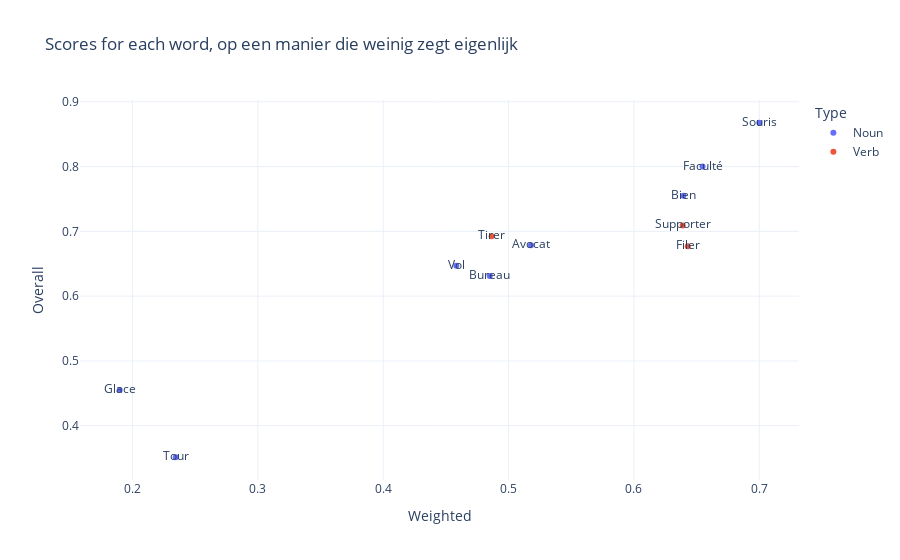
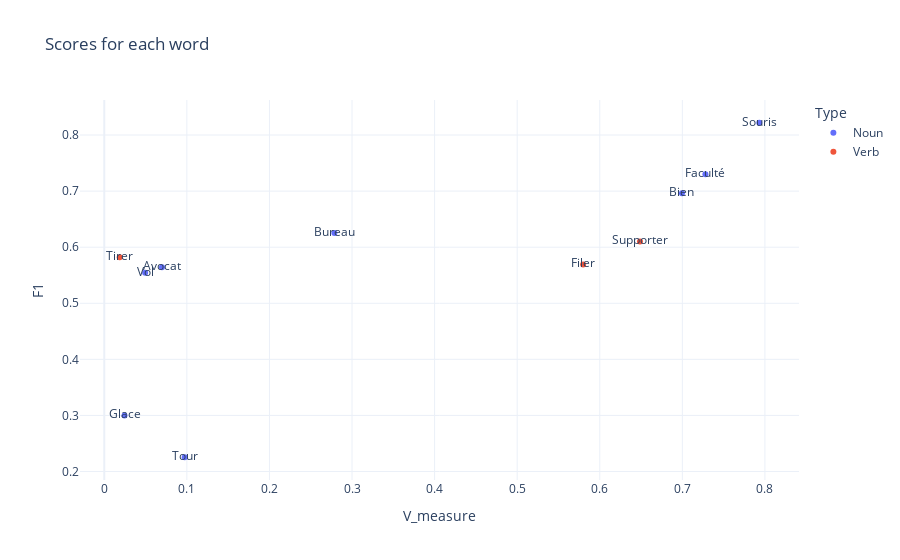

Notebook source saved alongside these figures, in order:
### Code cell
fig_zegt_weinig = px.scatter(df_agg, x="Weighted", y="Overall", text=df_agg.index, color="Type", title="Scores for each word, op een manier die weinig zegt eigenlijk",template="plotly_white")
fig_zegt_weinig.show()
fig_zegt_weinig = px.scatter(df_agg, x="Weighted", y="Overall", text=df_agg.index, color="Type", title="Scores for each word, op een manier die weinig zegt eigenlijk",template="plotly_white")
fig = px.scatter(df_agg, x="V_measure", y="F1", text=df_agg.index, color="Type", title="Scores for each word",template="plotly_white")
fig.show()

### Figure 1 — Plotly figure (JSON) as saved in the notebook; plotly's stock layout.template omitted (floating-point values rounded to 4 significant figures)
{"data": [{"hovertemplate": "Type=Noun<br>Weighted=%{x}<br>Overall=%{y}<br>index=%{text}<extra></extra>", "legendgroup": "Noun", "marker": {"color": "#636efa", "symbol": "circle"}, "mode": "markers+text", "name": "Noun", "orientation": "v", "showlegend": true, "text": ["Avocat", "Bien", "Bureau", "Faculté", "Glace", "Souris", "Tour", "Vol"], "x": [0.5179, 0.6395, 0.485, 0.6548, 0.1898, 0.7, 0.2345, 0.4583], "xaxis": "x", "y": [0.6786, 0.7551, 0.6311, 0.8, 0.4553, 0.8676, 0.3514, 0.6471], "yaxis": "y", "type": "scatter"}, {"hovertemplate": "Type=Verb<br>Weighted=%{x}<br>Overall=%{y}<br>index=%{text}<extra></extra>", "legendgroup": "Verb", "marker": {"color": "#EF553B", "symbol": "circle"}, "mode": "markers+text", "name": "Verb", "orientation": "v", "showlegend": true, "text": ["Filer", "Supporter", "Tirer"], "x": [0.6429, 0.6389, 0.4865], "xaxis": "x", "y": [0.6771, 0.7091, 0.6923], "yaxis": "y", "type": "scatter"}], "layout": {"xaxis": {"anchor": "y", "domain": [0.0, 1.0], "title": {"text": "Weighted"}}, "yaxis": {"anchor": "x", "domain": [0.0, 1.0], "title": {"text": "Overall"}}, "legend": {"title": {"text": "Type"}, "tracegroupgap": 0}, "title": {"text": "Scores for each word, op een manier die weinig zegt eigenlijk"}}}

### Figure 2 — Plotly figure (JSON) as saved in the notebook; plotly's stock layout.template omitted (floating-point values rounded to 4 significant figures)
{"data": [{"hovertemplate": "Type=Noun<br>V_measure=%{x}<br>F1=%{y}<br>index=%{text}<extra></extra>", "legendgroup": "Noun", "marker": {"color": "#636efa", "symbol": "circle"}, "mode": "markers+text", "name": "Noun", "orientation": "v", "showlegend": true, "text": ["Avocat", "Bien", "Bureau", "Faculté", "Glace", "Souris", "Tour", "Vol"], "x": [0.06987, 0.6996, 0.2786, 0.7279, 0.02451, 0.7932, 0.09737, 0.04947], "xaxis": "x", "y": [0.5641, 0.696, 0.6253, 0.7302, 0.3001, 0.8219, 0.2255, 0.5546], "yaxis": "y", "type": "scatter"}, {"hovertemplate": "Type=Verb<br>V_measure=%{x}<br>F1=%{y}<br>index=%{text}<extra></extra>", "legendgroup": "Verb", "marker": {"color": "#EF553B", "symbol": "circle"}, "mode": "markers+text", "name": "Verb", "orientation": "v", "showlegend": true, "text": ["Filer", "Supporter", "Tirer"], "x": [0.5799, 0.6487, 0.01867], "xaxis": "x", "y": [0.5692, 0.6102, 0.5822], "yaxis": "y", "type": "scatter"}], "layout": {"xaxis": {"anchor": "y", "domain": [0.0, 1.0], "title": {"text": "V_measure"}}, "yaxis": {"anchor": "x", "domain": [0.0, 1.0], "title": {"text": "F1"}}, "legend": {"title": {"text": "Type"}, "tracegroupgap": 0}, "title": {"text": "Scores for each word"}}}
